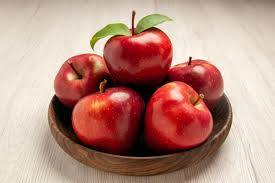
#> input picture apel/apel bosok.jpg, 275 x 183 px, found by its file name; its folder holds 4 pictures in this run
$ python same_padding.py
#> lines starting #> are read from the running program, lines starting #| are printed output that depends on the picture
import cv2
import os
import numpy as np
from skimage.metrics import structural_similarity as ssim

def load_images_from_folder(folder):
    images = []
    filenames = []
    for filename in os.listdir(folder):
        img = cv2.imread(os.path.join(folder, filename))
#> img is the input picture: shape (183, 275, 3); mean B, G, R 132.4, 144.5, 186.1
        if img is not None:
            images.append(img)
            filenames.append(filename)
    return images, filenames

def pad_image(img, target_size):
    height, width = img.shape[:2]
    delta_w = target_size[1] - width
    delta_h = target_size[0] - height
    top, bottom = delta_h // 2, delta_h - (delta_h // 2)
    left, right = delta_w // 2, delta_w - (delta_w // 2)
    color = [0, 0, 0]  # Black padding
    new_img = cv2.copyMakeBorder(img, top, bottom, left, right, cv2.BORDER_CONSTANT, value=color)
    return new_img

def compare_images_ssim(img1, img2):
    height1, width1 = img1.shape[:2]
    height2, width2 = img2.shape[:2]
    target_size = (max(height1, height2), max(width1, width2))

    img1_padded = pad_image(img1, target_size)
    img2_padded = pad_image(img2, target_size)

    img1_gray = cv2.cvtColor(img1_padded, cv2.COLOR_BGR2GRAY)
    img2_gray = cv2.cvtColor(img2_padded, cv2.COLOR_BGR2GRAY)

    score, diff = ssim(img1_gray, img2_gray, full=True)
    return score

folder_path = 'C:\\Users\\Dennis\\OneDrive - Cubrews\\Documents\\PT. GEO GIVEN\\Deteksi_Gambar_sama\\apel'
images, filenames = load_images_from_folder(folder_path)

for i in range(len(images)):
    for j in range(i + 1, len(images)):
        score = compare_images_ssim(images[i], images[j])
        if score >= 0.95:  # threshold to determine if images are similar
            print(f"Images {filenames[i]} and {filenames[j]} are similar with score {score}")
#> this loop made 4 passes
#> pass 1, in compare_images_ssim, `img1_gray = cv2.cvtColor(img1_padded, cv2.COLOR_BGR2GRAY)`:
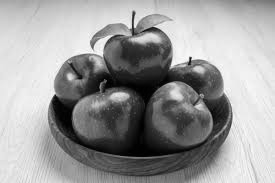
#> img1_gray: shape (183, 275); min 0, max 251, mean 155.5
#> pass 1, in compare_images_ssim, `img2_gray = cv2.cvtColor(img2_padded, cv2.COLOR_BGR2GRAY)`:
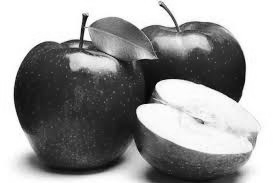
#> img2_gray: shape (183, 275); min 6, max 255, mean 153.9
#> pass 1, in compare_images_ssim, `score, diff = ssim(img1_gray, img2_gray, full=True)`:
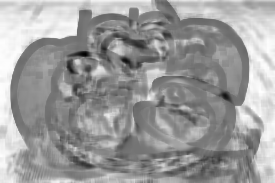
#> diff: shape (183, 275) float64; min -0.837, max 0.998, mean 0.283; drawn with min black and max white
